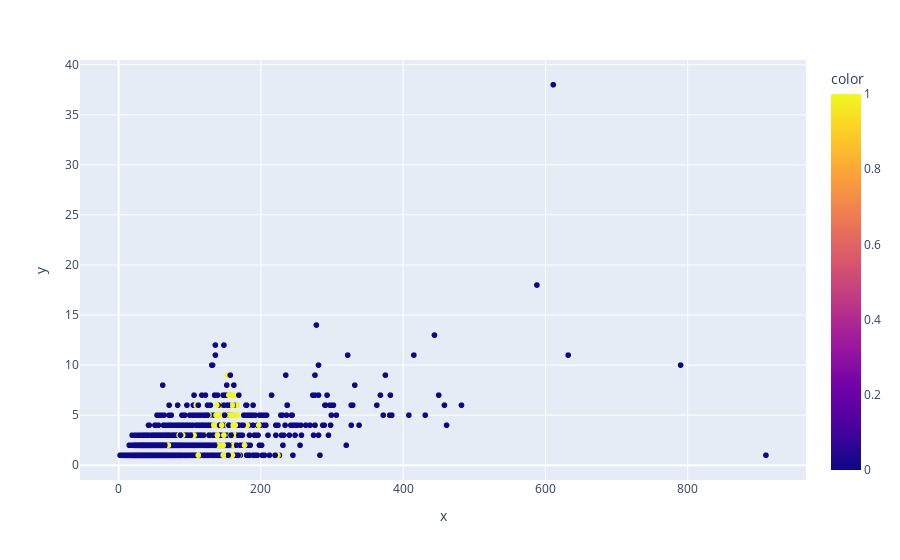

Notebook code cell kept with this figure:
### Code cell
px.scatter(x=df["numCharacter"], y=df["numSent"], color=df["target"])

### Figure 1 — Plotly figure (JSON) as saved in the notebook; plotly's stock layout.template omitted (floating-point values rounded to 4 significant figures; data arrays with more than 128 entries replaced by an {"elided": "..."} marker saying what was removed)
{"data": [{"hovertemplate": "x=%{x}<br>y=%{y}<br>color=%{marker.color}<extra></extra>", "legendgroup": "", "marker": {"color": {"elided": "5169 int values"}, "coloraxis": "coloraxis", "symbol": "circle"}, "mode": "markers", "name": "", "showlegend": false, "type": "scattergl", "x": {"elided": "5169 int values"}, "xaxis": "x", "y": {"elided": "5169 int values"}, "yaxis": "y"}], "layout": {"coloraxis": {"colorbar": {"title": {"text": "color"}}, "colorscale": [[0, "#0d0887"], [0.1111, "#46039f"], [0.2222, "#7201a8"], [0.3333, "#9c179e"], [0.4444, "#bd3786"], [0.5556, "#d8576b"], [0.6667, "#ed7953"], [0.7778, "#fb9f3a"], [0.8889, "#fdca26"], [1, "#f0f921"]]}, "legend": {"tracegroupgap": 0}, "margin": {"t": 60}, "xaxis": {"anchor": "y", "domain": [0, 1], "title": {"text": "x"}}, "yaxis": {"anchor": "x", "domain": [0, 1], "title": {"text": "y"}}}}
